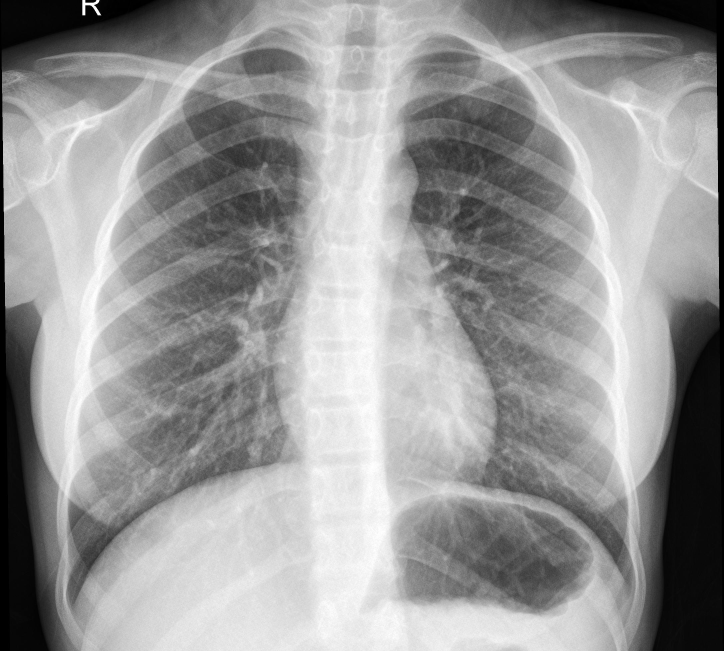
#> input picture dataset/normal/IM-0033-0001-0001.jpeg, 2170 x 1953 px (shown at 1/3 size)
$ jupyter execute --allow-errors 'COVID19 chest XRAY analysis-tinkdynamics.ipynb'   (shell and % lines are left out)
#> lines starting #> are read from the running program, lines starting #| are printed output that depends on the picture
[cell 1]
# This Python 3 environment comes with many helpful analytics libraries installed
# It is defined by the kaggle/python docker image: https://github.com/kaggle/docker-python
# For example, here's several helpful packages to load in

import numpy as np # linear algebra
import pandas as pd # data processing, CSV file I/O (e.g. pd.read_csv)

# Input data files are available in the "../input/" directory.
# For example, running this (by clicking run or pressing Shift+Enter) will list all files under the input directory

import os

from tensorflow.keras.preprocessing.image import ImageDataGenerator
from tensorflow.keras.applications import VGG16
from tensorflow.keras.layers import AveragePooling2D
from tensorflow.keras.layers import Dropout
from tensorflow.keras.layers import Flatten
from tensorflow.keras.layers import Dense
from tensorflow.keras.layers import Input
from tensorflow.keras.models import Model
from tensorflow.keras.optimizers import Adam
from tensorflow.keras.utils import to_categorical
from sklearn.preprocessing import label_binarize
from sklearn.model_selection import train_test_split
from sklearn.metrics import classification_report
from sklearn.metrics import confusion_matrix
from imutils import paths
import matplotlib.pyplot as plt
import numpy as np
import argparse
import cv2
import os
import pandas as pd
import shutil
import random
from sklearn.cluster import KMeans
from sklearn import metrics
from scipy.spatial.distance import cdist

# Any results you write to the current directory are saved as output.

**BUILD DATASET**

[cell 2]
dataset_path = './dataset'

[cell 3]
samples = 25

[cell 4]
covid_dataset_path = '../input/covid-chest-xray'

[cell 5]
# construct the path to the metadata CSV file and load it
csvPath = os.path.sep.join([covid_dataset_path, "metadata.csv"])
#> (the rest of this cell did not finish here and is left out)

**BUILD NORMAL XRAY DATASET**

[cell 6]
pneumonia_dataset_path ='../input/chest-xray-pneumonia/chest_xray'

[cell 7]
basePath = os.path.sep.join([pneumonia_dataset_path, "train", "NORMAL"])
imagePaths = list(paths.list_images(basePath))

# randomly sample the image paths
random.seed(42)
random.shuffle(imagePaths)
imagePaths = imagePaths[:samples]

# loop over the image paths
for (i, imagePath) in enumerate(imagePaths):
    # extract the filename from the image path and then construct the
    # path to the copied image file
    filename = imagePath.split(os.path.sep)[-1]
    outputPath = os.path.sep.join([f"{dataset_path}/normal", filename])

    # copy the image
    shutil.copy2(imagePath, outputPath)

**PLOT THE XRAYs**

[cell 8]
#helper functions to plot them in a grid
def ceildiv(a, b):
    return -(-a // b)

def plots_from_files(imspaths, figsize=(10,5), rows=1, titles=None, maintitle=None):
    """Plot the images in a grid"""
#> called with figsize = (10, 5), rows = 5, maintitle = 'Normal X-ray images'
    f = plt.figure(figsize=figsize)
    if maintitle is not None: plt.suptitle(maintitle, fontsize=10)
    for i in range(len(imspaths)):
        sp = f.add_subplot(rows, ceildiv(len(imspaths), rows), i+1)
        sp.axis('Off')
        if titles is not None: sp.set_title(titles[i], fontsize=16)
        img = plt.imread(imspaths[i])
#> img is the input picture: shape (1953, 2170); min 0, max 255, mean 151.9
        plt.imshow(img)

[cell 9]
normal_images = list(paths.list_images(f"{dataset_path}/normal"))
covid_images = list(paths.list_images(f"{dataset_path}/covid"))

[cell 10]
plots_from_files(normal_images, rows=5, maintitle="Normal X-ray images")

[cell 11]
plots_from_files(covid_images, rows=5, maintitle="Covid-19 X-ray images")
#> call 2 of plots_from_files, with figsize = (10, 5), rows = 5, maintitle = 'Covid-19 X-ray images'
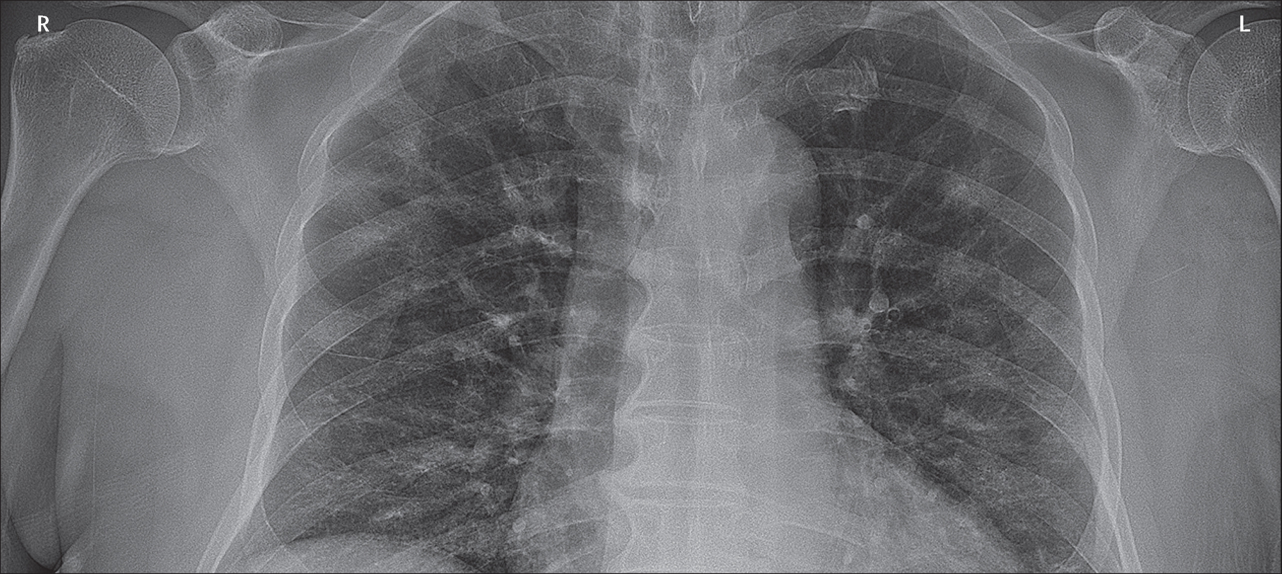
#> input picture dataset/covid/1-s2.0-S0140673620303706-fx1_lrg.jpg, 2563 x 1148 px (shown at 1/2 size)
#> in plots_from_files, img is the input picture: shape (1148, 2563, 3); mean R, G, B 110.5, 111, 113.9

**DATA PREPROCESSING**

[cell 12]
# grab the list of images in our dataset directory, then initialize
# the list of data (i.e., images) and class images
print("[INFO] loading images...")
imagePaths = list(paths.list_images(dataset_path))
data = []
labels = []
# loop over the image paths
for imagePath in imagePaths:
    # extract the class label from the filename
    label = imagePath.split(os.path.sep)[-2]
    # load the image, swap color channels, and resize it to be a fixed
    # 224x224 pixels while ignoring aspect ratio
    image = cv2.imread(imagePath)
    image = cv2.cvtColor(image, cv2.COLOR_BGR2RGB)
    image = cv2.resize(image, (224, 224))
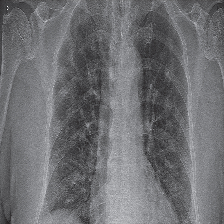
#> image: shape (224, 224, 3); mean R, G, B 110.6, 111.1, 114
    # update the data and labels lists, respectively
    data.append(image)
    labels.append(label)
# convert the data and labels to NumPy arrays while scaling the pixel
# intensities to the range [0, 1]
data = np.array(data) / 255.0
labels = np.array(labels)
